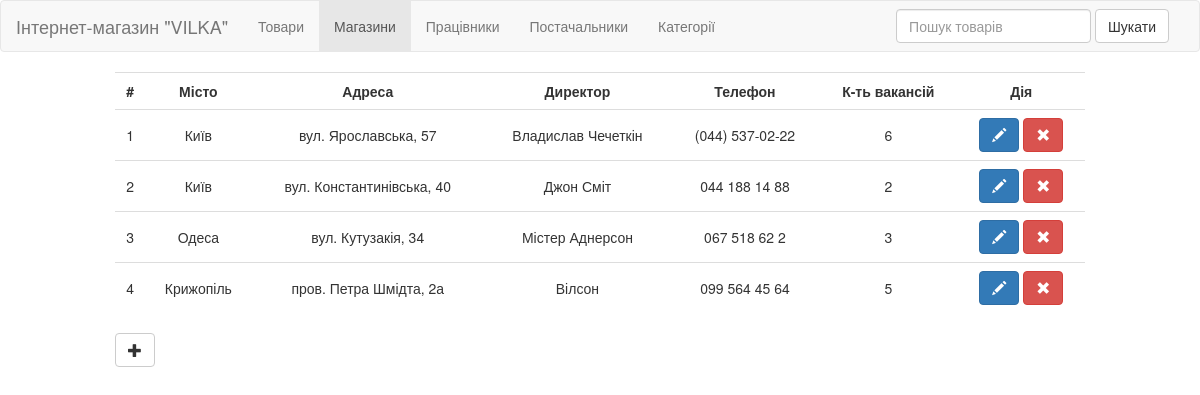
The app's page /c/stores with its own data.
### tables this page shows
CREATE TABLE `c_stores` (
  `stores_id` int(11) NOT NULL,
  `city` varchar(100) DEFAULT NULL,
  `address` varchar(1000) DEFAULT NULL,
  `ceo` varchar(500) DEFAULT NULL,
  `tel` varchar(15) DEFAULT NULL,
  `vacancies` int(11) DEFAULT NULL
);

### c/classes/View.php (called while the page is built, shortened)
<?php
class View{
	function generateView($view, $data = array()){
		include(ROOT . 'inc/' . $view . '.php');
	}
}

### c/classes/controllers/StoresController.php (called while the page is built, shortened)
<?php
require_once CLASS_DIR . 'Controller.php';
class StoresController extends Controller{
	public $table = 'c_stores';
	function actionStores(){
		$data = $this->model->getData($this->table);
		$this->view->generateView('all_stores', $data);
	}
}

### c/index.php (called while the page is built, shortened)
<?php
include(ROOT . 'header.php');
Router::start();
include(ROOT . 'footer.php');

### c/classes/Db/Db.php (called while the page is built, shortened)
<?php
class Db extends Production{
	public $link;
	function __construct(){
		$this->link = new mysqli($this->dbHost, $this->userName, $this->UserPass, $this->dbName);
		$this->link->set_charset('utf8mb4');
	}
	public function select($table, $rows = null, $column = null, $val = null){
		$rows != null ? $rows = implode(', ', $rows) : $rows = '*';
		$query = "SELECT $rows FROM $table";
		$stmt = $this->link->prepare($query);
		$stmt->execute();
		$result = $this->fetchAssoc($stmt);
		return $result;
	}
	private function fetchAssoc($stmt){
		$meta = $stmt->result_metadata();
		while($field = $meta->fetch_field()){
			$fields[] = &$row[$field->name];
		}
		call_user_func_array(array($stmt, 'bind_result'), $fields);
		while($stmt->fetch()){
			foreach($row as $key => $value){
				$result_row[$key] = $value;
			}
			$result[] = $result_row;
		}
		return $result;
	}
}

### c/classes/Model.php (called while the page is built, shortened)
<?php
require_once (CLASS_DIR . 'Db/Db.php');
class Model{
	public $db;
	function __construct(){
		$this->db = new Db();
	}
	public function getData($table, $data=null){
		return $this->db->select($table, $data);
	}
}

### c/classes/Controller.php (called while the page is built, shortened)
<?php
require_once CLASS_DIR . 'View.php';
require_once CLASS_DIR . 'Model.php';
class Controller{
	function __construct(){
		$this->model = new Model();
	}
}

### c/inc/all_stores.php (the view)
<main class="row container-fluid col-md-10 col-md-offset-1">
	<table class="table table-hover text-center">
		<tr>
			<th class="text-center">#</th>
			<th class="text-center">Місто</th>
			<th class="text-center">Адреса</th>
			<th class="text-center">Директор</th>
			<th class="text-center">Телефон</th>
			<th class="text-center">К-ть вакансій</th>
			<th class="text-center">Дія</th>
		</tr>
		<?php
		foreach($data as $row){
			echo '<tr>';
			foreach($row as $value){
				echo "<td>$value</td>";
			}
			echo '<td>
				<a class="btn btn-primary" href="/c/stores/edit/'; echo $row['stores_id']; echo '"><span class="glyphicon glyphicon-pencil"></span></a>
				<a class="btn btn-danger" href="/c/stores/delete/'; echo $row['stores_id']; echo '"><span class="glyphicon glyphicon-remove"></span></a>
			</td>';
			echo '</tr>';
		}
		?>
	</table>
	<a href="/c/stores/new" class="btn btn-default"><span class="glyphicon glyphicon-plus"></span></a>
</main>

### c/css/style.css (style rules this page uses)
.table>tbody>tr>td { vertical-align: middle; }

### records on screen
c_stores: stores_id "1", city "Київ", address "вул. Ярославська, 57", ceo "Владислав Чечеткін", tel "(044) 537-02-22", vacancies "6"
c_stores: value "2", city "Київ", address "вул. Константинівська, 40", ceo "Джон Сміт", tel "044 188 14 88"
c_stores: value "3", city "Одеса", address "вул. Кутузакія, 34", ceo "Містер Аднерсон", tel "067 518 62 2"
c_stores: stores_id "4", city "Крижопіль", address "пров. Петра Шмідта, 2а", ceo "Вілсон", tel "099 564 45 64", vacancies "5"
